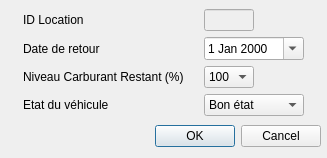
<?xml version="1.0" encoding="UTF-8"?>
<ui version="4.0">
 <class>FenRestituer</class>
 <widget class="QDialog" name="FenRestituer">
  <property name="geometry">
   <rect>
    <x>0</x>
    <y>0</y>
    <width>327</width>
    <height>158</height>
   </rect>
  </property>
  <property name="windowTitle">
   <string>Dialog</string>
  </property>
  <widget class="QDialogButtonBox" name="buttonBox">
   <property name="geometry">
    <rect>
     <x>120</x>
     <y>120</y>
     <width>201</width>
     <height>32</height>
    </rect>
   </property>
   <property name="orientation">
    <enum>Qt::Horizontal</enum>
   </property>
   <property name="standardButtons">
    <set>QDialogButtonBox::Cancel|QDialogButtonBox::Ok</set>
   </property>
  </widget>
  <widget class="QWidget" name="gridLayoutWidget">
   <property name="geometry">
    <rect>
     <x>9</x>
     <y>9</y>
     <width>311</width>
     <height>111</height>
    </rect>
   </property>
   <layout class="QGridLayout" name="gridLayout">
    <item row="1" column="0">
     <widget class="QLabel" name="dateR">
      <property name="maximumSize">
       <size>
        <width>100</width>
        <height>16777215</height>
       </size>
      </property>
      <property name="text">
       <string>Date de retour</string>
      </property>
     </widget>
    </item>
    <item row="1" column="1">
     <widget class="QDateEdit" name="dateREdit">
      <property name="maximumSize">
       <size>
        <width>100</width>
        <height>16777215</height>
       </size>
      </property>
      <property name="calendarPopup">
       <bool>true</bool>
      </property>
     </widget>
    </item>
    <item row="2" column="0">
     <widget class="QLabel" name="niveauCarburant">
      <property name="text">
       <string>Niveau Carburant Restant (%)</string>
      </property>
     </widget>
    </item>
    <item row="2" column="1">
     <widget class="QComboBox" name="niveauCarburantEdit">
      <property name="maximumSize">
       <size>
        <width>50</width>
        <height>16777215</height>
       </size>
      </property>
      <item>
       <property name="text">
        <string>100</string>
       </property>
      </item>
      <item>
       <property name="text">
        <string>75</string>
       </property>
      </item>
      <item>
       <property name="text">
        <string>50</string>
       </property>
      </item>
      <item>
       <property name="text">
        <string>25</string>
       </property>
      </item>
      <item>
       <property name="text">
        <string>0</string>
       </property>
      </item>
     </widget>
    </item>
    <item row="3" column="0">
     <widget class="QLabel" name="etatVehicule">
      <property name="text">
       <string>Etat du véhicule</string>
      </property>
     </widget>
    </item>
    <item row="3" column="1">
     <widget class="QComboBox" name="etatVehiculeEdit">
      <item>
       <property name="text">
        <string>Bon état</string>
       </property>
      </item>
      <item>
       <property name="text">
        <string>Mauvais état</string>
       </property>
      </item>
     </widget>
    </item>
    <item row="0" column="0">
     <widget class="QLabel" name="id">
      <property name="text">
       <string>ID Location</string>
      </property>
     </widget>
    </item>
    <item row="0" column="1">
     <widget class="QLineEdit" name="idEdit">
      <property name="enabled">
       <bool>false</bool>
      </property>
      <property name="maximumSize">
       <size>
        <width>50</width>
        <height>16777215</height>
       </size>
      </property>
     </widget>
    </item>
   </layout>
  </widget>
 </widget>
 <resources/>
 <connections>
  <connection>
   <sender>buttonBox</sender>
   <signal>accepted()</signal>
   <receiver>FenRestituer</receiver>
   <slot>accept()</slot>
   <hints>
    <hint type="sourcelabel">
     <x>248</x>
     <y>254</y>
    </hint>
    <hint type="destinationlabel">
     <x>157</x>
     <y>274</y>
    </hint>
   </hints>
  </connection>
  <connection>
   <sender>buttonBox</sender>
   <signal>rejected()</signal>
   <receiver>FenRestituer</receiver>
   <slot>reject()</slot>
   <hints>
    <hint type="sourcelabel">
     <x>316</x>
     <y>260</y>
    </hint>
    <hint type="destinationlabel">
     <x>286</x>
     <y>274</y>
    </hint>
   </hints>
  </connection>
 </connections>
</ui>
